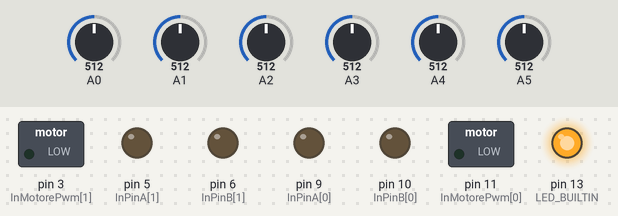
The sketch below on a simulated Arduino Uno, built with avr-gcc and run on an emulated ATmega328P. On the bench: switched loads named in the sketch (green lamp = pin HIGH), output pins drawn as LEDs (lit = HIGH). The inputs (shaded band) are chosen by the test bench; at power-on: A0 = 512, A1 = 512, A2 = 512, A3 = 512, A4 = 512, A5 = 512.

Above: at 0.1 s.
At 10.1 s:
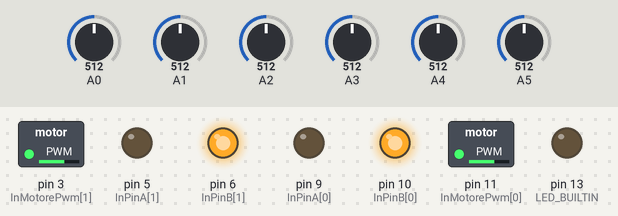
Timing chart, 0 to 11.6 s (numbered marks = the images above):
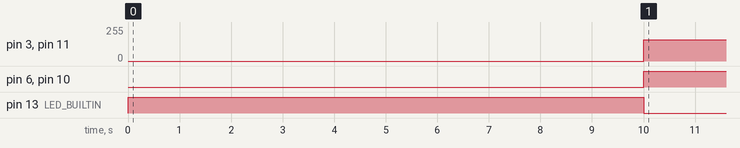

The sketch:

vr-1.5.0.ino
```cpp
//libreria per i sensori infrarossi
#include <QTRSensors.h>

#define MOTORE_DESTRO       0
#define MOTORE_SINISTRO     1

#define MOTORE_AVANTI       0
#define MOTORE_FERMO        1
#define MOTORE_INDIETRO     2

//velocita dei motori
#define POTENZA_ALTA        100
#define POTENZA_MEDIA       80
#define POTENZA_BASSA       70

//valori dei diversi range
#define POS_TANTO_DESTRA    750
#define POS_DESTRA          2000
#define POS_SINISTRA        3000
#define POS_TANTO_SINISTRA  4250

//variabili direzionali dei motori
uint8_t InPinA[] = {9, 5};
uint8_t InPinB[] = {10, 6};

//variabile per regolare la potenza dei motori
uint8_t InMotorePwm[] = {11, 3 };

QTRSensors qtr;

//variabili che indica numero di sensori e il loro valore
const uint8_t NumeroSensori = 6;
uint16_t ValoriSensori[NumeroSensori];

void setup()
{
  //configurazione dei PIN di INPUT-OUTPUT
  pinMode(InPinA[0], OUTPUT);
  pinMode(InPinA[1], OUTPUT);
  pinMode(InPinB[0], OUTPUT);
  pinMode(InPinB[1], OUTPUT);
  pinMode(InMotorePwm[0], OUTPUT);
  pinMode(InMotorePwm[1], OUTPUT);
  pinMode(LED_BUILTIN, OUTPUT);

  // Configurazione dei sensori a infrarossi
  qtr.setTypeAnalog();
  qtr.setSensorPins((const uint8_t[]){A0, A1, A2, A3, A4, A5}, NumeroSensori);

  //accendi il led Built-in dell'Arduino per segnalare l'inizio della calibrazione
  digitalWrite(LED_BUILTIN, HIGH);
  //calibrazione dei sensori ( circa 12s )
  for (uint16_t i = 0; i < 400; i++)
  {
    qtr.calibrate();
  }
  //spegni il led per segnalare la fine della calibrazione
  digitalWrite(LED_BUILTIN, LOW);
}

//funzione per selezionare,dirigere e regolare la potenza del motore
void muoviMotore(uint8_t motore, uint8_t direzione, uint8_t pwm)
{
  if (direzione <= 1)
  {
    digitalWrite(InPinA[motore], LOW);
  }
  else
  {
    digitalWrite(InPinA[motore], HIGH);
  }
  if (direzione >= 1 && direzione <= 2)
  {
    digitalWrite(InPinB[motore], LOW);
  }
  else
  {
    digitalWrite(InPinB[motore], HIGH);
  }
  analogWrite(InMotorePwm[motore], ((255 / 100)*pwm));
}

void loop()
{
  //variabile che indica la posizione della linea nera, sapendo i valori letti dai 6 sensori
  uint16_t position = qtr.readLineBlack(ValoriSensori);

  //se la linea nera è a sinitra
  if (position > POS_TANTO_SINISTRA)
  {
    muoviMotore(MOTORE_DESTRO, MOTORE_AVANTI, POTENZA_BASSA);
    muoviMotore(MOTORE_SINISTRO, MOTORE_INDIETRO, POTENZA_ALTA);
  }
  else if (position > POS_SINISTRA && position <= POS_TANTO_SINISTRA)
  {
    muoviMotore(MOTORE_DESTRO, MOTORE_AVANTI, POTENZA_MEDIA);
    muoviMotore(MOTORE_SINISTRO, MOTORE_AVANTI, POTENZA_BASSA);
  }

  //se linea nera è al centro
  else if (position >= POS_DESTRA && position <= POS_SINISTRA)
  {
    muoviMotore(MOTORE_DESTRO, MOTORE_AVANTI, POTENZA_MEDIA);
    muoviMotore(MOTORE_SINISTRO, MOTORE_AVANTI, POTENZA_MEDIA);
  }

  //se la linea nera è a destra
  else if (position >= POS_TANTO_DESTRA && position <= POS_DESTRA)
  {
    muoviMotore(MOTORE_DESTRO, MOTORE_AVANTI, POTENZA_BASSA);
    muoviMotore(MOTORE_SINISTRO, MOTORE_AVANTI, POTENZA_MEDIA);
  }
  else if (position < POS_TANTO_DESTRA)
  {
    muoviMotore(MOTORE_DESTRO, MOTORE_INDIETRO, POTENZA_ALTA);
    muoviMotore(MOTORE_SINISTRO, MOTORE_AVANTI, POTENZA_BASSA);
  }

}
```

Measured:
- by itself, pin 3 (InMotorePwm[1]), pin 11 (InMotorePwm[0]): 0/255 → 160/255 at 10.0 s
- by itself, pin 6 (InPinB[1]), pin 10 (InPinB[0]): LOW → HIGH at 10.0 s
